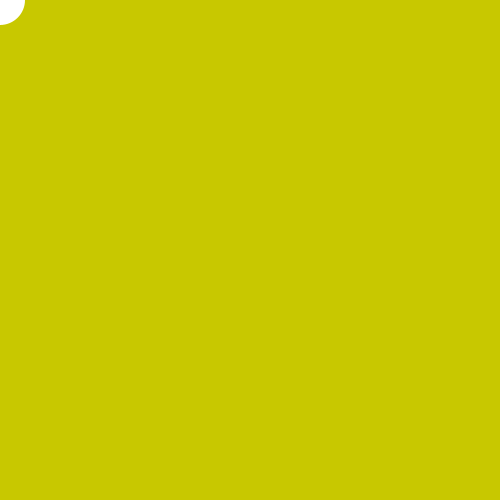
Frame 1 (no input)
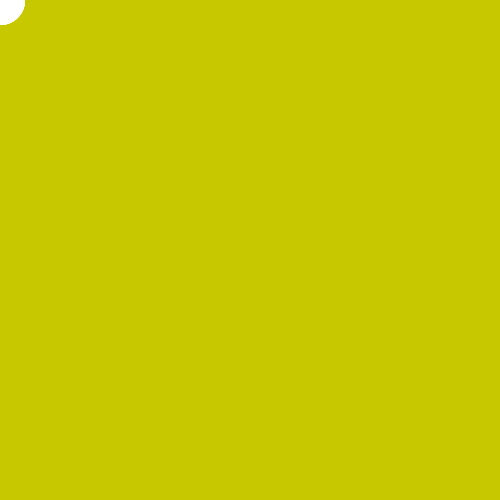
Frame 60 (the mouse pressed at the canvas centre just before this capture)
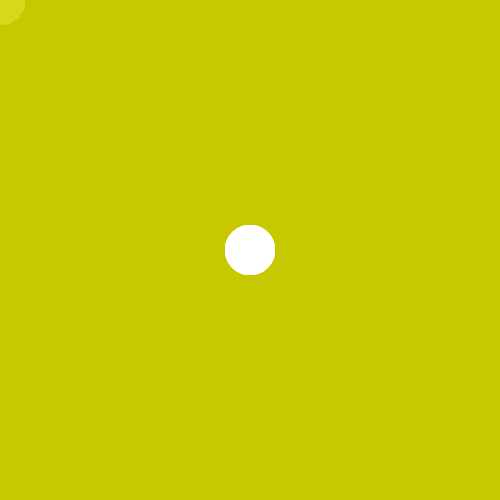
Frame 120 (the mouse held since frame 60 and released just before this capture)

The Processing sketch that drew these frames (run headless with seeded random() and noise(); from frame 60 on, the mouse is pressed at the canvas centre):

// Processing sketch: Day05_6_sketching_tool_withAlpha
// ── Day05_6_sketching_tool_withAlpha.pde

void setup () {

  size(500, 500);
  background (200, 200, 0);
  smooth();
  noStroke();
}

void draw() {
  fill(200,200,0, 10);
  rect(0, 0, width, height);

  fill(255);
  ellipse(mouseX, mouseY, 50, 50);
}
